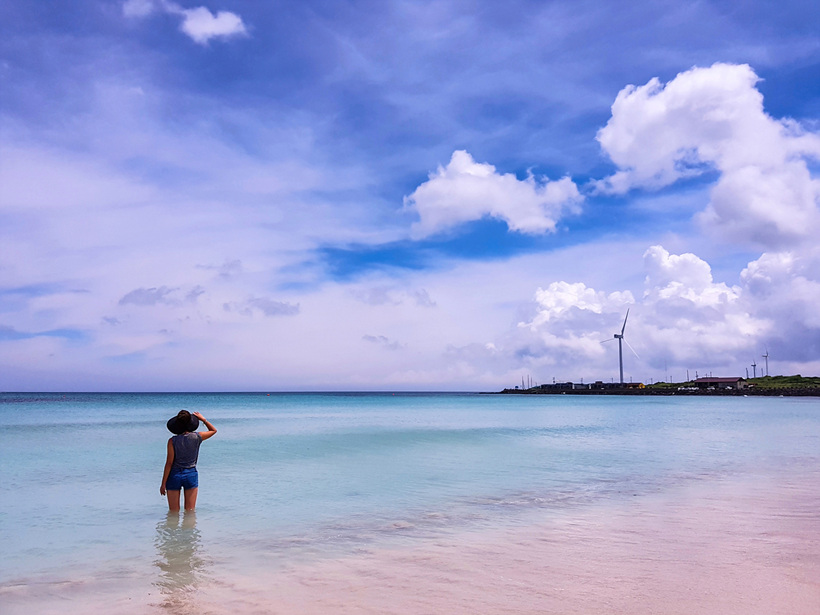
#> input picture images/test.png, 820 x 615 px, found by its file name
$ python img_reverse.py
#> lines starting #> are read from the running program, lines starting #| are printed output that depends on the picture; after the words box and inside, x2 and y2 are one past the last pixel; in counts of white or black regions, pixels touching at a corner belong together
import numpy as np
import cv2

img = cv2.imread("images/test.png", cv2.IMREAD_GRAYSCALE)
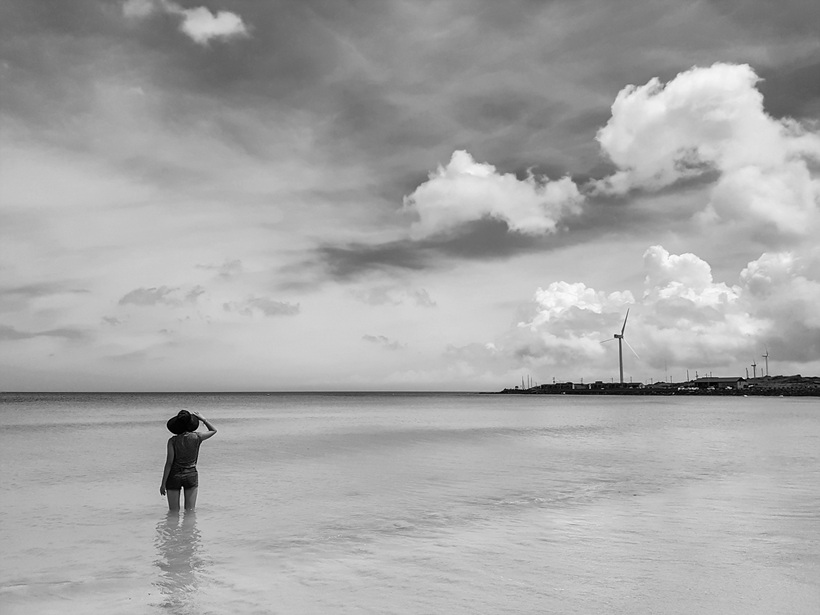
#> img: shape (615, 820); min 0, max 252, mean 167.7

row, col = img.shape
#> row = 615; col = 820
height = row // 2 + 1
#> height = 308
width = col // 2 + 1
#> width = 411
roi = img[:, width:]
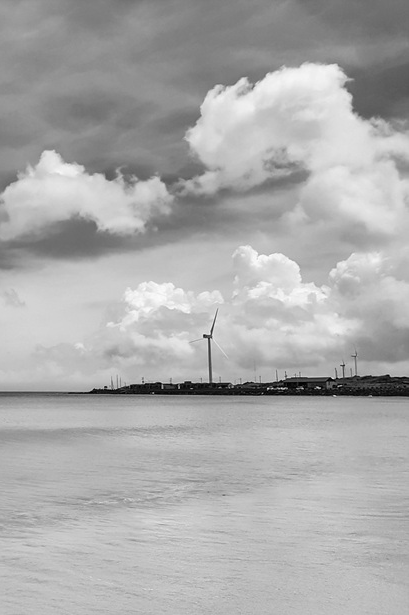
#> roi: shape (615, 409); min 0, max 252, mean 171.6
avg = cv2.mean(roi)[0]
#> avg = 171.6
roi_row, roi_col = roi.shape[:2]
#> roi_row = 615; roi_col = 409
for i in range(roi_row):
    for j in range(roi_col):
        if roi.item(i, j) > avg:
            roi.itemset((i, j), 255)
        else:
            roi.itemset((i, j), 0)
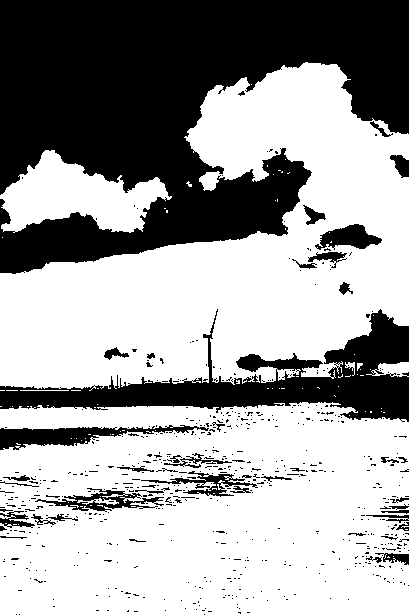
#> roi: shape (615, 409); 62.8% white; 620 black regions (575 under 20 px), largest, box (x1, y1, x2, y2) and area: (0, 0, 409, 274) 68678, (0, 309, 409, 422) 14951, (0, 425, 209, 450) 2136


cv2.imshow('img', img)
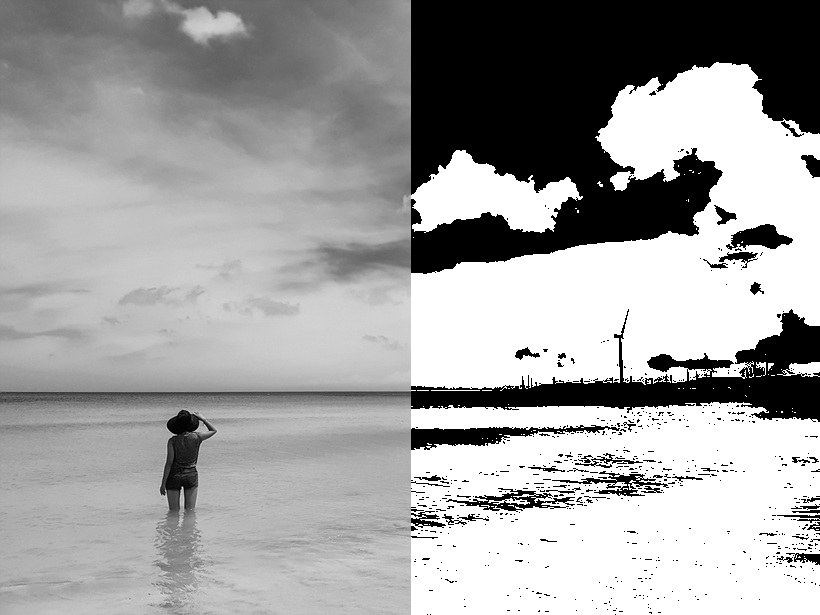
#> window 'img': shape (615, 820); min 0, max 255, mean 162
cv2.waitKey(0)
